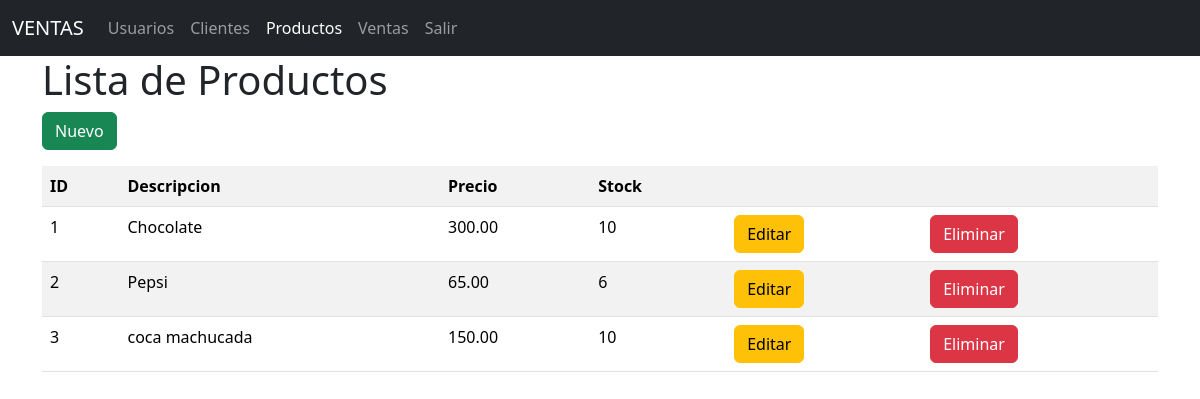
/productos/, run on the app's committed database.
### models/producto_model.py (models this page shows, shortened)
class Producto(db.Model):
    __tablename__ = 'productos'
    id = db.Column(db.Integer, primary_key=True)
    descripcion = db.Column(db.String(120), nullable=False)
    precio = db.Column(db.Float(11,2), nullable=False)
    stock = db.Column(db.Integer, nullable=False)
    ventas = db.relationship('Venta', back_populates='producto')
    @staticmethod
    def get_all():
        return Producto.query.all()

### controllers/producto_controller.py (the view)
@producto_bp.route('/')
def index():
    productos = Producto.get_all()
    return producto_view.list(productos)

### run.py (called while the page is built)
@app.context_processor
def inject_active_path():
    def is_active(path):
        return 'active' if request.path == path else ''
    return (dict(is_active = is_active))

### views/producto_view.py (called while the page is built)
def list(productos):
    return render_template('productos/index.html', productos=productos)

### templates/productos/index.html (shortened to what this page needs)
{% extends 'base.html' %}
{% block content %}
<h1>Lista de Productos</h1>
<a href="{{ url_for('producto.create') }}" class="btn btn-success mb-3">Nuevo</a>
<table class="table table-striped">
    <tr>
        <th>ID</th>
        <th>Descripcion</th>
        <th>Precio</th>
        <th>Stock</th>
        <th></th>
        <th></th>
    </tr>
    {% for item in productos %}
    <tr>
        <td>{{item.id}}</td>
        <td>{{item.descripcion}}</td>
        <td>{{item.precio | round(2)}}</td>
        <td>{{item.stock}}</td>
        <td>
            <a href="{{ url_for('producto.edit',id=item.id) }}" class="btn btn-warning">Editar</a>
        </td>
        <td>
            <a href="{{ url_for('producto.delete',id=item.id) }}" class="btn btn-danger">Eliminar</a>
        </td>
    </tr>
    {% endfor %}
</table>
{% endblock  %}

### data on the page
Producto: id "1", descripcion "Chocolate", precio "300.00", stock "10"
Producto: id "2", descripcion "Pepsi", precio "65.00", stock "6"
Producto: id "3", descripcion "coca machucada", precio "150.00", stock "10"
